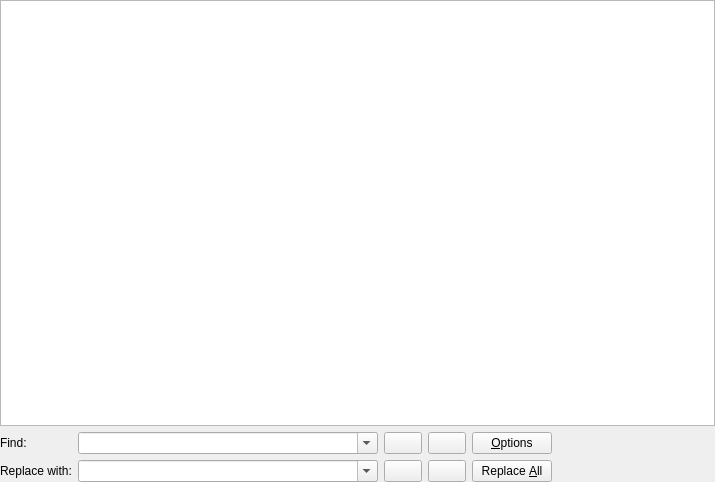
<?xml version="1.0" encoding="UTF-8"?>
<ui version="4.0">
 <class>EditorWidget</class>
 <widget class="QWidget" name="EditorWidget">
  <property name="geometry">
   <rect>
    <x>0</x>
    <y>0</y>
    <width>715</width>
    <height>482</height>
   </rect>
  </property>
  <property name="windowTitle">
   <string>Form</string>
  </property>
  <layout class="QVBoxLayout" name="verticalLayout">
   <property name="margin">
    <number>0</number>
   </property>
   <item>
    <widget class="PMXCodeEdit" name="codeEdit"/>
   </item>
   <item>
    <widget class="QWidget" name="findreplaceWidget" native="true">
     <layout class="QGridLayout" name="gridLayout">
      <property name="sizeConstraint">
       <enum>QLayout::SetMaximumSize</enum>
      </property>
      <property name="margin">
       <number>0</number>
      </property>
      <item row="0" column="0">
       <widget class="QLabel" name="labelFind">
        <property name="text">
         <string>Find:</string>
        </property>
       </widget>
      </item>
      <item row="0" column="3">
       <widget class="QPushButton" name="pushFindPrevious">
        <property name="font">
         <font>
          <family>Nimbus Mono L</family>
          <weight>75</weight>
          <bold>true</bold>
         </font>
        </property>
        <property name="toolTip">
         <string>&lt;!DOCTYPE HTML PUBLIC &quot;-//W3C//DTD HTML 4.0//EN&quot; &quot;http://www.w3.org/TR/REC-html40/strict.dtd&quot;&gt;
&lt;html&gt;&lt;head&gt;&lt;meta name=&quot;qrichtext&quot; content=&quot;1&quot; /&gt;&lt;style type=&quot;text/css&quot;&gt;
p, li { white-space: pre-wrap; }
&lt;/style&gt;&lt;/head&gt;&lt;body style=&quot; font-family:'Nimbus Mono L'; font-size:8pt; font-weight:600; font-style:normal;&quot;&gt;
&lt;p style=&quot; margin-top:0px; margin-bottom:0px; margin-left:0px; margin-right:0px; -qt-block-indent:0; text-indent:0px;&quot;&gt;Find Previous&lt;/p&gt;&lt;/body&gt;&lt;/html&gt;</string>
        </property>
        <property name="text">
         <string/>
        </property>
        <property name="icon">
         <iconset resource="../../../res.qrc">
          <normaloff>:/actions/resources/actions/go-previous.png</normaloff>:/actions/resources/actions/go-previous.png</iconset>
        </property>
       </widget>
      </item>
      <item row="0" column="4">
       <widget class="QPushButton" name="pushReplace">
        <property name="font">
         <font>
          <family>Nimbus Mono L</family>
          <weight>75</weight>
          <bold>true</bold>
         </font>
        </property>
        <property name="toolTip">
         <string>&lt;!DOCTYPE HTML PUBLIC &quot;-//W3C//DTD HTML 4.0//EN&quot; &quot;http://www.w3.org/TR/REC-html40/strict.dtd&quot;&gt;
&lt;html&gt;&lt;head&gt;&lt;meta name=&quot;qrichtext&quot; content=&quot;1&quot; /&gt;&lt;style type=&quot;text/css&quot;&gt;
p, li { white-space: pre-wrap; }
&lt;/style&gt;&lt;/head&gt;&lt;body style=&quot; font-family:'Nimbus Mono L'; font-size:8pt; font-weight:600; font-style:normal;&quot;&gt;
&lt;p style=&quot; margin-top:0px; margin-bottom:0px; margin-left:0px; margin-right:0px; -qt-block-indent:0; text-indent:0px;&quot;&gt;Find Next&lt;/p&gt;&lt;/body&gt;&lt;/html&gt;</string>
        </property>
        <property name="text">
         <string/>
        </property>
        <property name="icon">
         <iconset resource="../../../res.qrc">
          <normaloff>:/actions/resources/actions/go-next.png</normaloff>:/actions/resources/actions/go-next.png</iconset>
        </property>
       </widget>
      </item>
      <item row="0" column="5">
       <widget class="QPushButton" name="pushOptions">
        <property name="text">
         <string>&amp;Options</string>
        </property>
        <property name="icon">
         <iconset resource="../../../res.qrc">
          <normaloff>:/actions/resources/actions/configure.png</normaloff>:/actions/resources/actions/configure.png</iconset>
        </property>
       </widget>
      </item>
      <item row="0" column="6">
       <spacer name="horizontalSpacer">
        <property name="orientation">
         <enum>Qt::Horizontal</enum>
        </property>
        <property name="sizeHint" stdset="0">
         <size>
          <width>40</width>
          <height>20</height>
         </size>
        </property>
       </spacer>
      </item>
      <item row="0" column="7">
       <widget class="QPushButton" name="pushCloseFindreplace">
        <property name="text">
         <string/>
        </property>
        <property name="icon">
         <iconset resource="../../../res.qrc">
          <normaloff>:/actions/resources/actions/process-stop.png</normaloff>:/actions/resources/actions/process-stop.png</iconset>
        </property>
        <property name="flat">
         <bool>true</bool>
        </property>
       </widget>
      </item>
      <item row="1" column="0">
       <widget class="QLabel" name="labelReplaceWith">
        <property name="text">
         <string>Replace with:</string>
        </property>
       </widget>
      </item>
      <item row="1" column="3">
       <widget class="QPushButton" name="pushReplaceAndFindPrevious">
        <property name="font">
         <font>
          <family>Nimbus Mono L</family>
          <weight>75</weight>
          <bold>true</bold>
         </font>
        </property>
        <property name="toolTip">
         <string>&lt;!DOCTYPE HTML PUBLIC &quot;-//W3C//DTD HTML 4.0//EN&quot; &quot;http://www.w3.org/TR/REC-html40/strict.dtd&quot;&gt;
&lt;html&gt;&lt;head&gt;&lt;meta name=&quot;qrichtext&quot; content=&quot;1&quot; /&gt;&lt;style type=&quot;text/css&quot;&gt;
p, li { white-space: pre-wrap; }
&lt;/style&gt;&lt;/head&gt;&lt;body style=&quot; font-family:'Nimbus Mono L'; font-size:8pt; font-weight:600; font-style:normal;&quot;&gt;
&lt;p style=&quot; margin-top:0px; margin-bottom:0px; margin-left:0px; margin-right:0px; -qt-block-indent:0; text-indent:0px;&quot;&gt;Replace &amp;amp; Find Previous&lt;/p&gt;&lt;/body&gt;&lt;/html&gt;</string>
        </property>
        <property name="text">
         <string/>
        </property>
        <property name="icon">
         <iconset resource="../../../res.qrc">
          <normaloff>:/actions/resources/actions/go-previous.png</normaloff>:/actions/resources/actions/go-previous.png</iconset>
        </property>
       </widget>
      </item>
      <item row="1" column="4">
       <widget class="QPushButton" name="pushReplaceAndFindNext">
        <property name="font">
         <font>
          <family>Nimbus Mono L</family>
          <weight>75</weight>
          <bold>true</bold>
         </font>
        </property>
        <property name="text">
         <string/>
        </property>
        <property name="icon">
         <iconset resource="../../../res.qrc">
          <normaloff>:/actions/resources/actions/go-next.png</normaloff>:/actions/resources/actions/go-next.png</iconset>
        </property>
       </widget>
      </item>
      <item row="1" column="5">
       <widget class="QPushButton" name="pushReplaceAll">
        <property name="text">
         <string>Replace &amp;All</string>
        </property>
       </widget>
      </item>
      <item row="0" column="2">
       <widget class="PMXFindBox" name="comboFind">
        <property name="minimumSize">
         <size>
          <width>300</width>
          <height>0</height>
         </size>
        </property>
        <property name="editable">
         <bool>true</bool>
        </property>
       </widget>
      </item>
      <item row="1" column="2">
       <widget class="PMXReplaceBox" name="comboReplace">
        <property name="editable">
         <bool>true</bool>
        </property>
       </widget>
      </item>
     </layout>
    </widget>
   </item>
  </layout>
 </widget>
 <customwidgets>
  <customwidget>
   <class>PMXCodeEdit</class>
   <extends>QPlainTextEdit</extends>
   <header>base</header>
  </customwidget>
  <customwidget>
   <class>PMXFindBox</class>
   <extends>QComboBox</extends>
   <header>searchwidgets</header>
  </customwidget>
  <customwidget>
   <class>PMXReplaceBox</class>
   <extends>QComboBox</extends>
   <header>searchwidgets</header>
  </customwidget>
 </customwidgets>
 <resources>
  <include location="../../../res.qrc"/>
 </resources>
 <connections/>
</ui>
